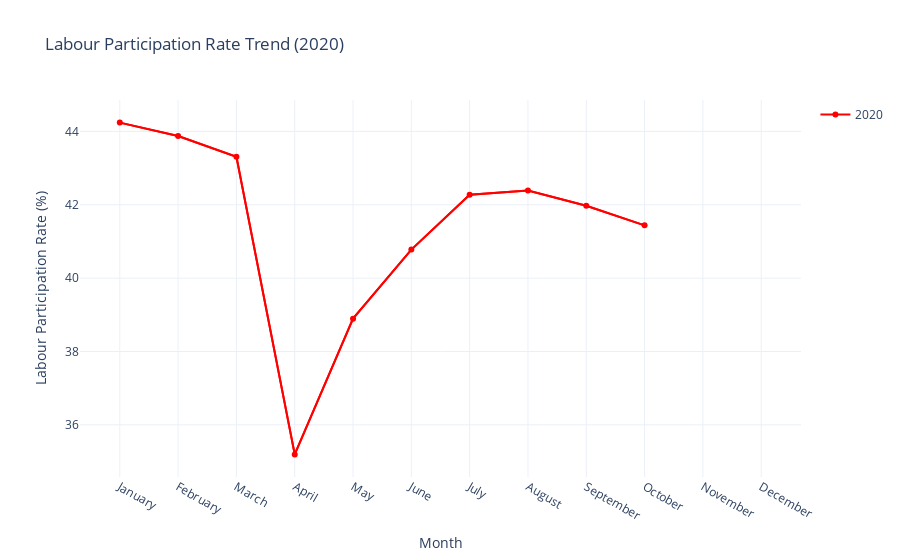

The code cell stored with this chart in its notebook:
### Code cell
df_2020 = df[df['Year'] == 2020]
month_order = [calendar.month_name[i] for i in range(1, 13)]
df_2020['Month'] = pd.Categorical(df_2020['Month'], categories=month_order, ordered=True)

df_2020_monthly_avg = df_2020.groupby('Month')['Estimated Labour Participation Rate'].mean().reset_index()

fig_2020 = px.line(df_2020_monthly_avg, x='Month', y='Estimated Labour Participation Rate', 
                   title='Labour Participation Rate Trend (2020)',
                   labels={'Estimated Labour Participation Rate': 'Labour Participation Rate (%)'},
                   line_dash_sequence=['solid'], color_discrete_sequence=['red'])

trace_2020 = go.Scatter(x=df_2020_monthly_avg['Month'], y=df_2020_monthly_avg['Estimated Labour Participation Rate'], 
                        mode='markers+lines', name='2020', line=dict(color='red'))

fig_2020.add_trace(trace_2020)
fig_2020.update_layout(
    xaxis_title='Month',
    yaxis_title='Labour Participation Rate (%)',
    template='plotly_white'
)

fig_2020.show()

### Figure 1 — Plotly figure (JSON) as saved in the notebook; plotly's stock layout.template omitted (floating-point values rounded to 4 significant figures)
{"data": [{"hovertemplate": "Month=%{x}<br>Labour Participation Rate (%)=%{y}<extra></extra>", "legendgroup": "", "line": {"color": "red", "dash": "solid"}, "marker": {"symbol": "circle"}, "mode": "lines", "name": "", "orientation": "v", "showlegend": false, "type": "scatter", "x": ["January", "February", "March", "April", "May", "June", "July", "August", "September", "October", "November", "December"], "xaxis": "x", "y": [44.24, 43.87, 43.31, 35.19, 38.9, 40.78, 42.27, 42.39, 41.97, 41.44, null, null], "yaxis": "y"}, {"line": {"color": "red"}, "mode": "markers+lines", "name": "2020", "type": "scatter", "x": ["January", "February", "March", "April", "May", "June", "July", "August", "September", "October", "November", "December"], "y": [44.24, 43.87, 43.31, 35.19, 38.9, 40.78, 42.27, 42.39, 41.97, 41.44, null, null]}], "layout": {"legend": {"tracegroupgap": 0}, "title": {"text": "Labour Participation Rate Trend (2020)"}, "xaxis": {"anchor": "y", "domain": [0, 1], "title": {"text": "Month"}}, "yaxis": {"anchor": "x", "domain": [0, 1], "title": {"text": "Labour Participation Rate (%)"}}}}
